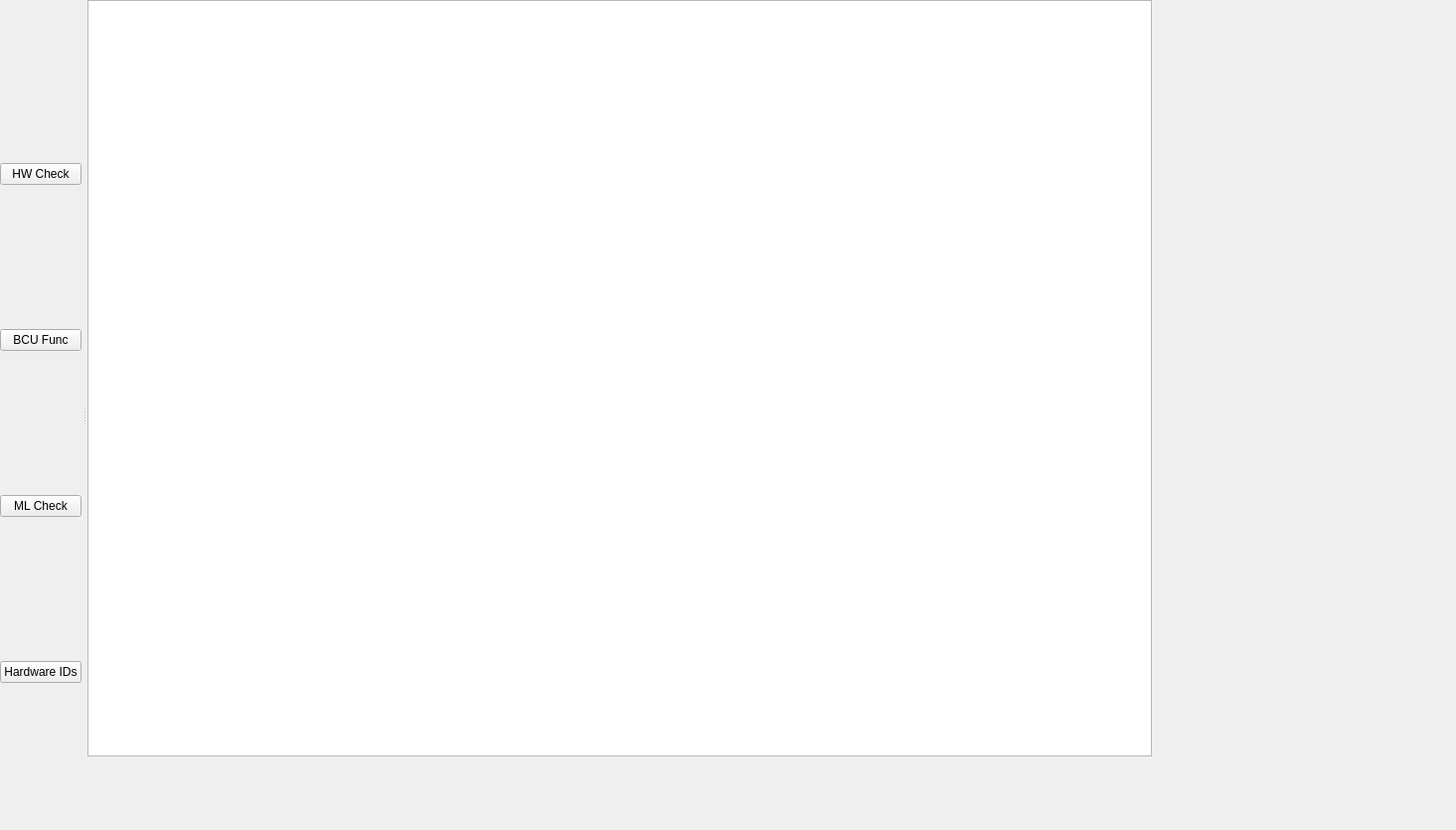
<?xml version="1.0" encoding="UTF-8"?>
<ui version="4.0">
 <class>MainWindow</class>
 <widget class="QMainWindow" name="MainWindow">
  <property name="geometry">
   <rect>
    <x>0</x>
    <y>0</y>
    <width>1465</width>
    <height>835</height>
   </rect>
  </property>
  <property name="windowTitle">
   <string>SIT Omnipresent Information Check  (SOIC)</string>
  </property>
  <property name="windowIcon">
   <iconset resource="SOIC.qrc">
    <normaloff>:/Images/SOIC.ico</normaloff>:/Images/SOIC.ico</iconset>
  </property>
  <property name="iconSize">
   <size>
    <width>0</width>
    <height>0</height>
   </size>
  </property>
  <property name="toolButtonStyle">
   <enum>Qt::ToolButtonTextOnly</enum>
  </property>
  <property name="unifiedTitleAndToolBarOnMac">
   <bool>false</bool>
  </property>
  <widget class="QWidget" name="centralwidget">
   <widget class="QTextBrowser" name="textBrowser">
    <property name="geometry">
     <rect>
      <x>0</x>
      <y>0</y>
      <width>1071</width>
      <height>761</height>
     </rect>
    </property>
   </widget>
  </widget>
  <widget class="QDockWidget" name="dockWidget">
   <property name="floating">
    <bool>false</bool>
   </property>
   <property name="features">
    <set>QDockWidget::DockWidgetMovable</set>
   </property>
   <property name="allowedAreas">
    <set>Qt::LeftDockWidgetArea</set>
   </property>
   <property name="windowTitle">
    <string notr="true"/>
   </property>
   <attribute name="dockWidgetArea">
    <number>1</number>
   </attribute>
   <widget class="QWidget" name="dockWidgetContents">
    <property name="focusPolicy">
     <enum>Qt::NoFocus</enum>
    </property>
    <property name="contextMenuPolicy">
     <enum>Qt::NoContextMenu</enum>
    </property>
    <layout class="QVBoxLayout" name="verticalLayout">
     <property name="spacing">
      <number>0</number>
     </property>
     <property name="sizeConstraint">
      <enum>QLayout::SetNoConstraint</enum>
     </property>
     <property name="leftMargin">
      <number>0</number>
     </property>
     <property name="topMargin">
      <number>0</number>
     </property>
     <property name="rightMargin">
      <number>0</number>
     </property>
     <property name="bottomMargin">
      <number>0</number>
     </property>
     <item>
      <widget class="QPushButton" name="HW_Check">
       <property name="text">
        <string>HW Check</string>
       </property>
      </widget>
     </item>
     <item>
      <widget class="QPushButton" name="Bcu_Func">
       <property name="text">
        <string>BCU Func</string>
       </property>
      </widget>
     </item>
     <item>
      <widget class="QPushButton" name="ML_Check">
       <property name="text">
        <string>ML Check</string>
       </property>
      </widget>
     </item>
     <item>
      <widget class="QPushButton" name="HW_id">
       <property name="text">
        <string>Hardware IDs</string>
       </property>
      </widget>
     </item>
    </layout>
   </widget>
  </widget>
  <action name="actionOpen">
   <property name="text">
    <string>Open</string>
   </property>
  </action>
  <action name="actionOpen_2">
   <property name="text">
    <string>Open</string>
   </property>
  </action>
 </widget>
 <resources>
  <include location="SOIC.qrc"/>
 </resources>
 <connections/>
</ui>
